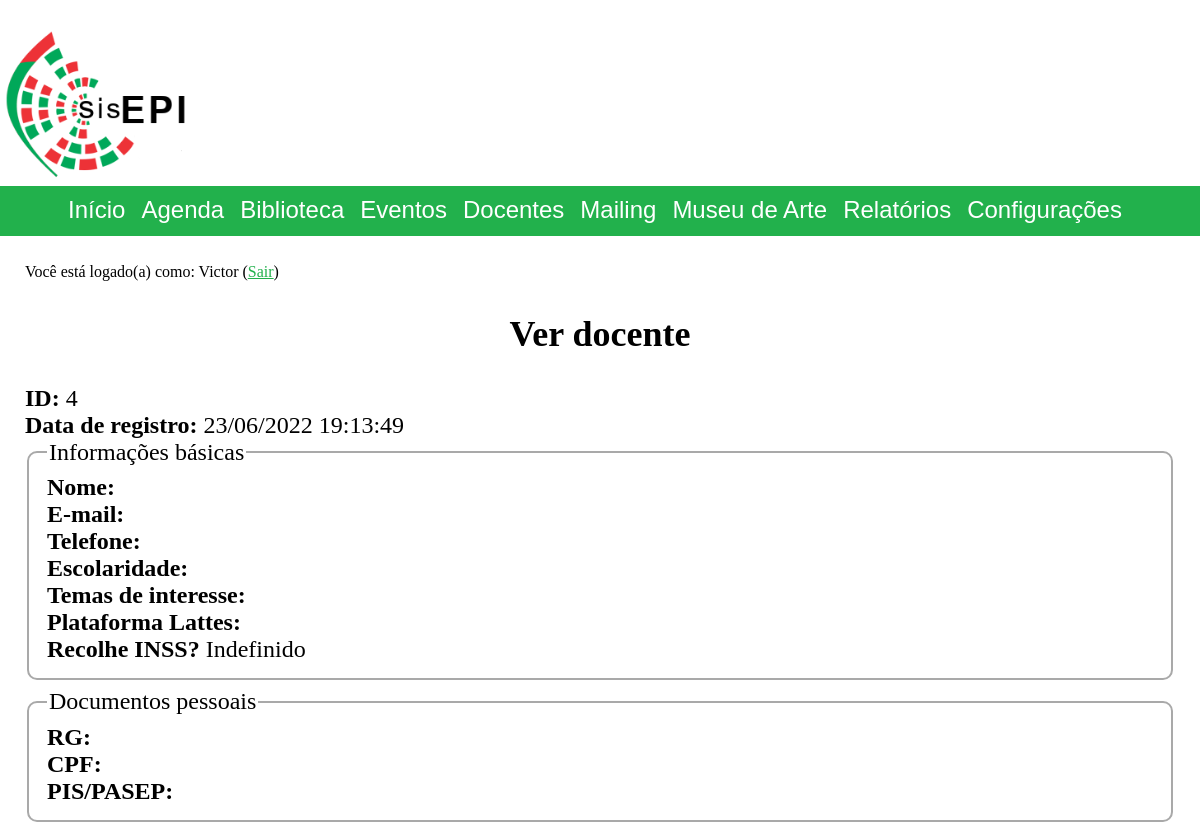
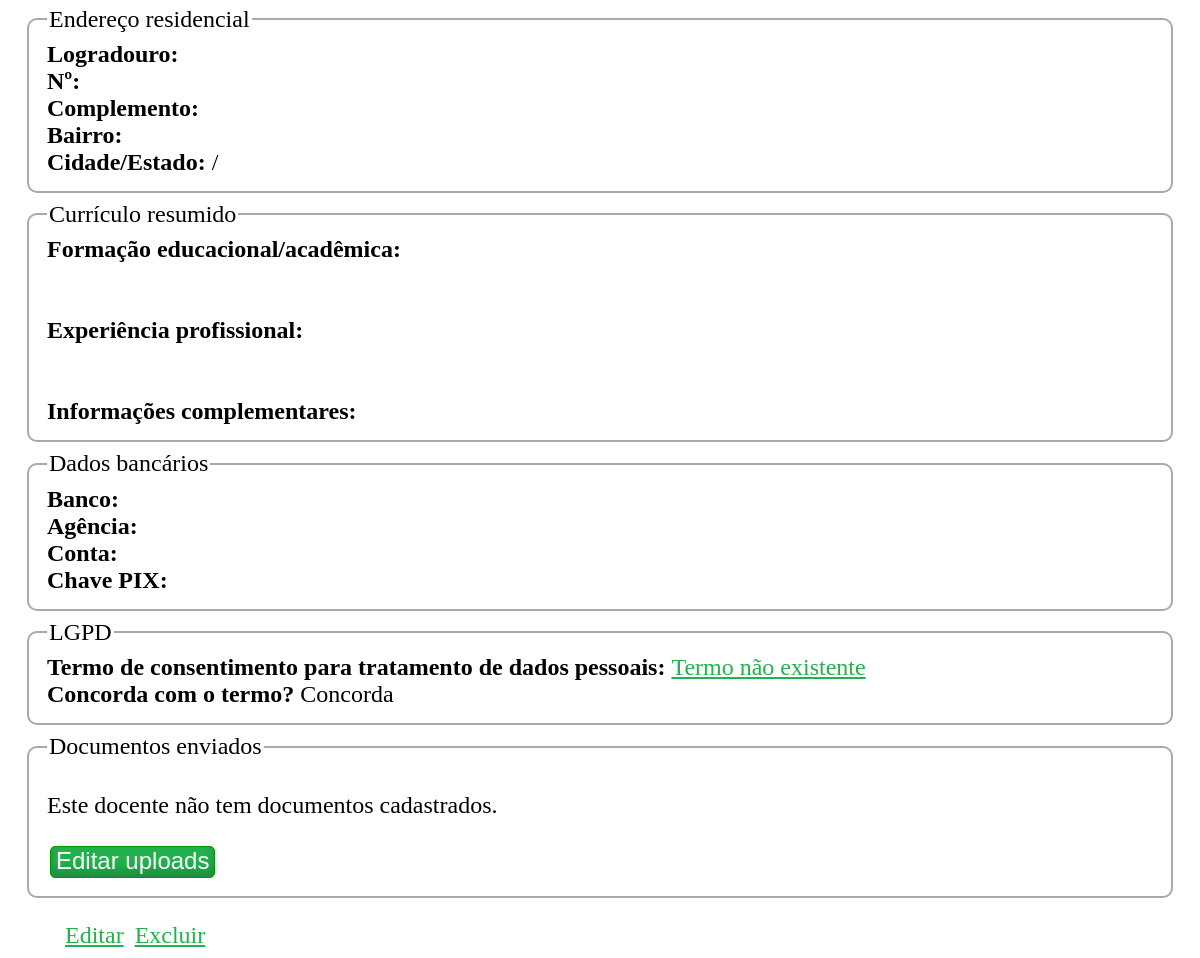
/index.php?cont=professors&action=view&id=4 (signed in, upper part), run on an earlier commit of the app's database (2 pictures, top to bottom).
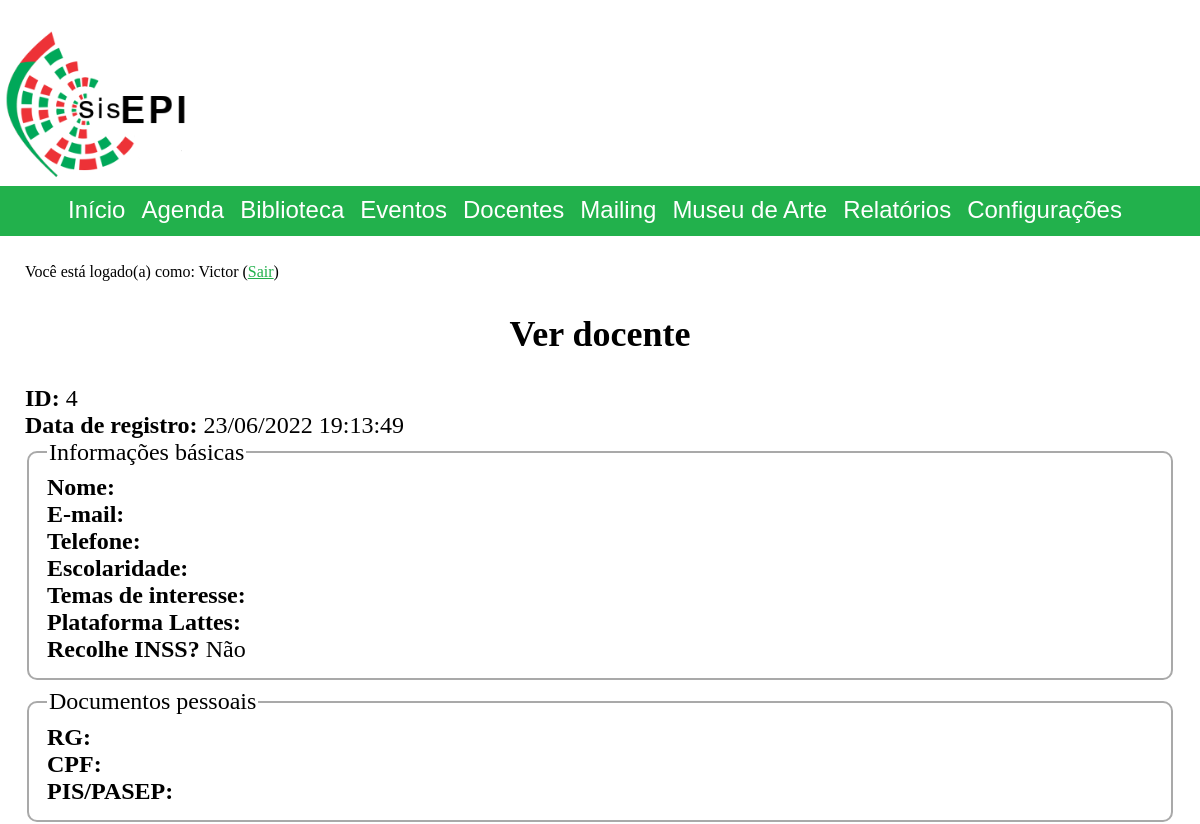
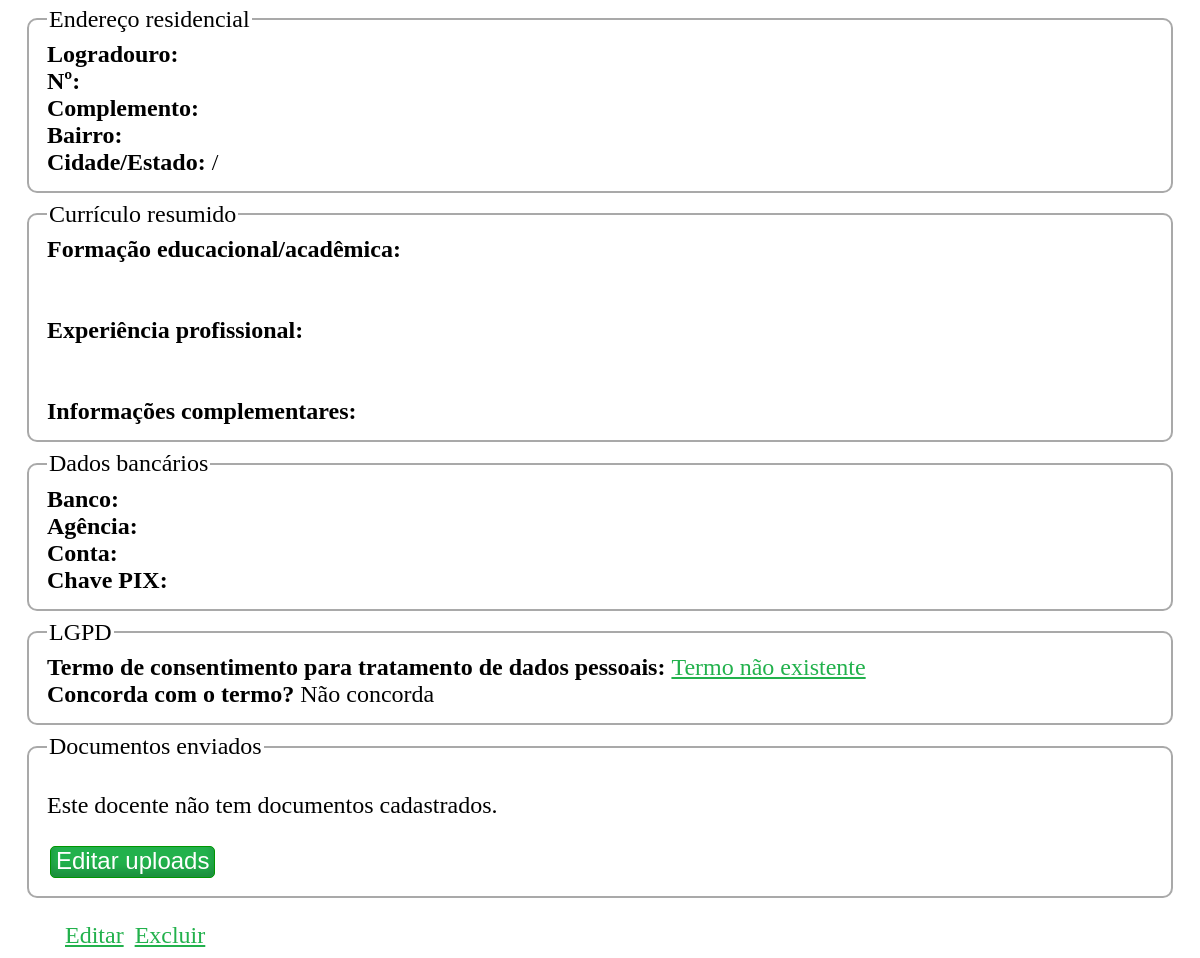
And on a later commit of the database (2 pictures, top to bottom).
### tables this page shows
CREATE TABLE `professors` (
  `id` int UNSIGNED NOT NULL,
  `name` varbinary(140) NOT NULL,
  `email` varbinary(140) NOT NULL,
  `telephone` varbinary(140) NOT NULL,
  `schoolingLevel` varbinary(140) NOT NULL,
  `topicsOfInterest` varbinary(320) DEFAULT NULL,
  `lattesLink` varbinary(140) DEFAULT NULL,
  `collectInss` tinyint(1) DEFAULT NULL,
  `personalDocsJson` varbinary(3900) DEFAULT NULL,
  `homeAddressJson` varbinary(3900) DEFAULT NULL,
  `miniResumeJson` varbinary(3900) DEFAULT NULL,
  `bankDataJson` varbinary(3900) DEFAULT NULL,
  `agreesWithConsentForm` tinyint(1) NOT NULL COMMENT 'Concordância com o termo de consentimento para tratamento de dados pessoais.',
  `consentForm` varchar(120) NOT NULL COMMENT 'Versão do termo de consentimento com o qual concordou.',
  `registrationDate` datetime DEFAULT NULL
);

### model/database/database.php (called while the page is built, shortened)
<?php
function getDatabaseConfig()
{
	$configs = parse_ini_file($_SERVER['DOCUMENT_ROOT'] . "/sisepi_config.ini", true);
	return $configs['database'];
}
function getCryptoKey()
{
	return !empty(getenv("CRYPTO_KEY")) ? getenv("CRYPTO_KEY") : getDatabaseConfig()['crypto'];
}

### model/database/professors.database.php (called while the page is built, shortened)
<?php
require_once("database.php");
function getSingleProfessor($id, $optConnection = null)
{
	$__cryptoKey = getCryptoKey();
	$conn = $optConnection ? $optConnection : createConnectionAsEditor();
	$dataRow = null;
	if($stmt = $conn->prepare("select id,
	aes_decrypt(name, '$__cryptoKey') as name,
	aes_decrypt(email, '$__cryptoKey') as email,
	aes_decrypt(telephone, '$__cryptoKey') as telephone,
	aes_decrypt(schoolingLevel, '$__cryptoKey') as schoolingLevel,
	aes_decrypt(topicsOfInterest, '$__cryptoKey') as topicsOfInterest,
	aes_decrypt(lattesLink, '$__cryptoKey') as lattesLink,
	collectInss,
    aes_decrypt(personalDocsJson, '$__cryptoKey') as personalDocsJson,
    aes_decrypt(homeAddressJson, '$__cryptoKey') as homeAddressJson,
    aes_decrypt(miniResumeJson, '$__cryptoKey') as miniResumeJson,
    aes_decrypt(bankDataJson, '$__cryptoKey') as bankDataJson,
	agreesWithConsentForm,
	consentForm,
	registrationDate from professors where id = ?"))
	{
		$stmt->bind_param("i", $id);
		$stmt->execute();
		$result = $stmt->get_result();
		if ($result->num_rows > 0)
			$dataRow = $result->fetch_assoc();
	}
	return $dataRow;
}

### controller/professors.controller.php (called while the page is built, shortened)
<?php
require_once("model/database/professors.database.php");
final class professors extends BaseController
{
	public function view()
	{
		require_once "model/database/terms.settings.database.php";
		$profId = isset($_GET['id']) && is_numeric($_GET['id']) ? $_GET['id'] : 0;
		$conn = createConnectionAsEditor();
		try
		{
			$profObject = new GenericObjectFromDataRow(getSingleProfessor($profId, $conn));
			$consentFormTermInfos = getSingleTerm($profObject->consentForm, $conn);
		}
		catch (Exception $e)
		{
			$profObject = null;
			$profPersonalDocs = null;
			$this->pageMessages[] = $e->getMessage();
		}
		finally { $conn->close(); }
	}
}

### includes/URL/URLGenerator.php (called while the page is built, shortened)
<?php
abstract class URLGenerator
{
	public static bool $useFriendlyURL;
	private static function appendQueryString($queryString = null, $directFileAccess = false)
	{
		$qsFinal = "";
		if (is_string($queryString))
			$qsFinal = $queryString;
		else if (is_array($queryString))
			$qsFinal = http_build_query($queryString);
		if (!empty($qsFinal))
			return self::$useFriendlyURL || $directFileAccess ? "?$qsFinal" : "&$qsFinal";
		else
			return "";
	}
	public static function generateSystemURL($controller, $action = "home", $id = null, $queryString = null)
	{
		$url = self::$useFriendlyURL ? self::URLBase . "/$controller/$action" : self::URLBase . "/index.php?cont=$controller&action=$action";
		if (!empty($id))
			$url .= self::$useFriendlyURL ? "/$id" : "&id=$id";
		$url .= self::appendQueryString($queryString);
		return $url;
	}
	public static function generateFileURL($pathFromBaseURL = null, $queryString = null)
	{
		$fileBaseFriendly = self::URLBase . '/file';
		$fileBaseUnfriendly = self::URLBase;
		$url = (self::$useFriendlyURL ? $fileBaseFriendly : $fileBaseUnfriendly) . (!empty($pathFromBaseURL) ? "/$pathFromBaseURL" : "") . self::appendQueryString($queryString, true);
		return $url;
	}
}

### model/database/terms.settings.database.php (called while the page is built, shortened)
<?php
require_once "database.php";
function getSingleTerm($id, ?mysqli $optConnection = null)
{
    $conn = $optConnection ?? createConnectionAsEditor();
    $query = "SELECT * FROM terms WHERE id = ? ";
    $stmt = $conn->prepare($query);
    $stmt->bind_param('i', $id);
    $stmt->execute();
    $result = $stmt->get_result();
    $dataRow = $result->num_rows > 0 ? $result->fetch_assoc() : null;
    return $dataRow;
}

### view/professors.view.view.php (the view, shortened to what the changed rows need)
<?php if($profObject !== null)
{
?>
<div class="viewDataFrame">
	<label>ID: </label><?php echo $profObject->id; ?> <br/>
	<label>Data de registro: </label><?php echo date_format(date_create($profObject->registrationDate), "d/m/Y H:i:s"); ?>
	<fieldset>
		<legend>Informações básicas</legend>
		<label>Nome: </label><?php echo hsc($profObject->name); ?> <br/>
		<label>E-mail: </label><?php echo hsc($profObject->email); ?> <br/>
		<label>Telefone: </label><?php echo hsc($profObject->telephone); ?> <br/>
		<label>Escolaridade: </label><?php echo hsc($profObject->schoolingLevel); ?> <br/>
		<label>Temas de interesse: </label><?php echo hsc($profObject->topicsOfInterest); ?> <br/>
		<label>Plataforma Lattes: </label><?php echo hsc($profObject->lattesLink); ?> <br/>
		<label>Recolhe INSS? </label><?php echo hsc(isset($profObject->collectInss) ? ((bool)$profObject->collectInss ? 'Sim. E Autoriza o desconto.' : 'Não') : 'Indefinido' ); ?>
	</fieldset>
	<fieldset>
		<legend>Documentos pessoais</legend>
		<label>RG: </label><?php echo hsc($profObject->personalDocs->rg ?? ""); ?> <?php echo hsc($profObject->personalDocs->rgIssuingAgency ?? ""); ?> <br/>
		<label>CPF: </label><?php echo hsc($profObject->personalDocs->cpf ?? ""); ?> <br/>
		<label>PIS/PASEP: </label><?php echo hsc($profObject->personalDocs->pis_pasep ?? ""); ?>
	</fieldset>
	<fieldset>
		<legend>Endereço residencial</legend>
		<label>Logradouro: </label><?php echo hsc($profObject->homeAddress->street ?? ""); ?> <br/>
		<label>Nº: </label><?php echo hsc($profObject->homeAddress->number ?? ""); ?> <br/>
		<label>Complemento: </label><?php echo hsc($profObject->homeAddress->complement ?? ""); ?> <br/>
		<label>Bairro: </label><?php echo hsc($profObject->homeAddress->neighborhood ?? ""); ?> <br/>
		<label>Cidade/Estado: </label><?php echo hsc($profObject->homeAddress->city ?? "") . "/" . hsc($profObject->homeAddress->state ?? ""); ?>
	</fieldset>
	<fieldset>
		<legend>Currículo resumido</legend>
		<label>Formação educacional/acadêmica: </label><br/>
			<?php echo nl2br(hsc($profObject->miniResume->education  ?? "")); ?> <br/><br/>
		<label>Experiência profissional: </label><br/>
			<?php echo nl2br(hsc($profObject->miniResume->experience  ?? "")); ?> <br/><br/>
		<label>Informações complementares: </label><br/>
	</fieldset>
	<fieldset>
		<legend>Dados bancários</legend>
		<label>Banco: </label><?php echo hsc($profObject->bankData->bankName ?? ""); ?> <br/>
		<label>Agência: </label><?php echo hsc($profObject->bankData->agency ?? ""); ?> <br/>
		<label>Conta: </label><?php echo hsc($profObject->bankData->account ?? ""); ?> <br/>
		<label>Chave PIX: </label><?php echo hsc($profObject->bankData->pix ?? ""); ?>
	</fieldset>
	<fieldset>
		<legend>LGPD</legend>
		<label>Termo de consentimento para tratamento de dados pessoais: </label><a href="<?php echo URL\URLGenerator::generateFileURL("uploads/terms/{$profObject->consentForm}.pdf"); ?>"><?= hsc($consentFormTermInfos['name'] ?? 'Termo não existente') ?></a> <br/>
		<label>Concorda com o termo? </label><?php echo ($profObject->agreesWithConsentForm) ? "Concorda" : "Não concorda"; ?><br/>
	</fieldset>
	<fieldset>
		<legend>Documentos enviados</legend>
		<?php if (isset($profPersonalDocs) && count($profPersonalDocs) > 0): ?>
			<table>
				<thead>
					<tr>
						<th>Arquivo</th><th>Tipo de documento</th><th>Data de upload</th>
					</tr>
				</thead>
				<tbody>
					<?php foreach ($profPersonalDocs as $pd): ?>
						<tr>
							<td>
								<a target="_blank" href="<?php echo URL\URLGenerator::generateFileURL('generate/viewProfessorPersonalDocFile.php', ['professorId' => $profObject->id, 'file' => $pd->fileName ] ); ?>">
									<?php echo $pd->fileName; ?>
								</a>
							</td>
							<td>
								<?php echo $pd->typeName; ?>
							</td>
							<td>
								<?php
								$expiresAfterDays = $pd->expiresAfterDays;
								$changedTimestamp = filemtime(PROFESSORS_UPLOADS_DIR . "/{$profObject->id}/docs/" . $pd->fileName);
								echo date('d/m/Y H:i:s', $changedTimestamp);
								if (!is_null($expiresAfterDays))
								{
									$expiryDateTime = date_create()->setTimestamp($changedTimestamp)->add(new DateInterval("P{$expiresAfterDays}D"));
									echo $expiryDateTime < date_create('now') ? ' <span style="color:red;">Expirado!</span>' : '';
								}
								?>
							</td>
						</tr>
					<?php endforeach; ?>
				</tbody>
			</table>
			<br/>
		<?php else: ?>
			<p>Este docente não tem documentos cadastrados.</p>
		<?php endif; ?>
		<a class="linkButton" href="<?php echo URL\URLGenerator::generateSystemURL('professors', 'uploadpersonaldocs', null, [ 'professorId' => $profObject->id ] ); ?>">Editar uploads</a>
	</fieldset>
	<div class="editDeleteButtonsFrame">
		<ul>
			<li><a id="linkEdit" href="<?php echo URL\URLGenerator::generateSystemURL('professors', 'edit', $profObject->id); ?>">Editar</a></li>
			<li><a id="linkDelete" href="<?php echo URL\URLGenerator::generateSystemURL('professors', 'delete', $profObject->id); ?>">Excluir</a></li>
		</ul>
	</div>
</div>
<?php }
else
{
	echo "Registro não localizado";
}
?>

What changed in the data, as far as the page shows it:
changed professors id 4: collectInss (not shown) → "Não"
Also different on the page:
text no longer shown: "Indefinido Concorda"
text now shown: "Não concorda"
